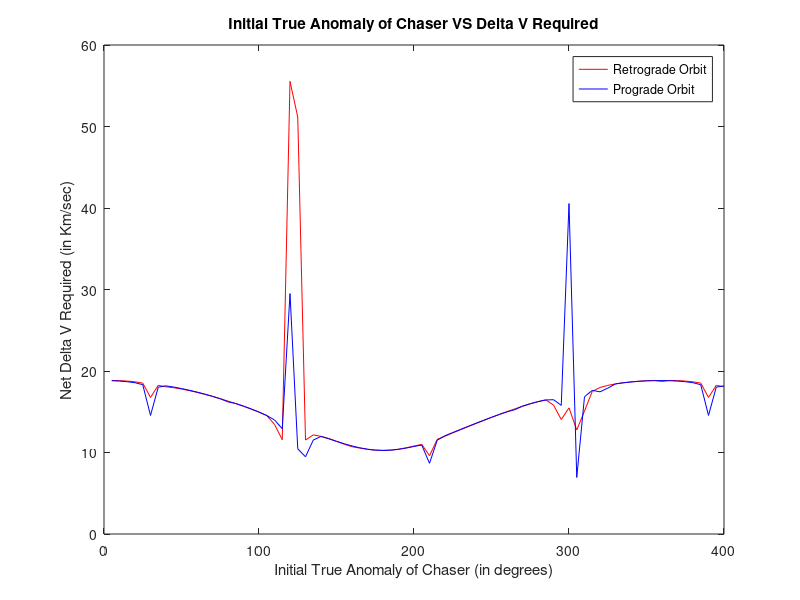

MATLAB code to generate this figure:
% Single Revolution Lambert Problem
% Debri used: MICROSAT-R DEB 
% Debri TLE data: 1 44117U 19006C   19257.18743374  .00356745  20455-4  44493-2 0  9990
%                 2 44117  95.2886 104.5636 0572671 189.5932 169.3966 14.64658678 24390
% Inclination (degrees):95.2886
% RAAN (degrees):104.5636
% Eccentricity:0.572671
% Argument of Perigee [Degrees]:189.5932
% Mean Anomaly [Degrees]:169.3966
% SGP4 output:  X                Y                Z     [km]
%            542.13411088    -3934.00754565    -5496.24138485 
%             XDOT             YDOT             ZDOT    [km/s]
%            -2.04410472        5.83405751       -4.77434023

e=0.572671;
u=398588.738;                                                % in km^3*s^-2                
pos_d=[542.13411088 -3934.00754565 -5496.24138485];          % in km
vel_d=[-2.04410472 5.83405751 -4.77434023];                  % in kmpersec
r_d=norm(pos_d);
v_d=norm(vel_d);
vr_d=dot(vel_d,pos_d)/r_d;
vp_d=sqrt(v_d^2-vr_d^2);
h_d=r_d*vp_d;
a_debri=(h_d^2/u)/(1-e^2);                                    % in km
a_chaser=a_debri+50;                                          % in km  
rp_debri=a_debri*(1-e);
rp_chaser=a_chaser*(1-e);
r1_cylindrical=rp_chaser;

%Calculating time period(T) of debri and finding the position at t=T/4
T=(2*pi*a_debri^(3/2))/u^0.5;
t_quarter=T/4;
ma_quarter=(2*pi*t_quarter)/T;                     % ma=mean anomaly in radians
if ma_quarter<pi;                                  % ea=eccentric anomaly     
    eai_quarter=ma_quarter+e/2;                    % initiating ea
else
    eai_quarter=ma_quarter-e/2;
end
       
f=eai_quarter-e*sin(eai_quarter)-ma_quarter;
f_dash=1-e*cos(eai_quarter);
while abs((f/f_dash))>0.000001;                         % Newtons method to find eccentric anomaly 
    ea_quarter=eai_quarter-(f/f_dash);
    eai_quarter=ea_quarter;
    f=eai_quarter-e*sin(eai_quarter)-ma_quarter;
    f_dash=1-e*cos(eai_quarter); 
end

ta_quarter=2*atand(sqrt((1+e)/(1-e))*tand(ea_quarter/2))*180/3.14;    % ta=True Anomaly (in degrees) 
r_quarter=(h_d^2/u)*(1+e*cosd(ta_quarter))^(-1);
r2_cylindrical=r_quarter;

% Converting radial vectors to ECI frame
ta_debri=ta_quarter;
ta_chaser=0;                                             % True Anomaly of chaser
r1_cartesian=[r1_cylindrical*cosd(ta_chaser);r1_cylindrical*sind(ta_chaser);0];
r2_cartesian=[r2_cylindrical*cosd(ta_debri);r1_cylindrical*sind(ta_debri);0];

o=104.5636;                                             % RAAN
i=95.2886;                                              % Inclination
w=189.5932;                                             % Argument of Periapsis
DCMc=[cosd(o),-sind(o),0;sind(o),cosd(o),0;0,0,1]*[1 0 0;0 cosd(i) -sind(i);0 sind(i) cosd(i)]*[cosd(w) -sind(w) 0; sind(w) cosd(w) 0; 0 0 1];
DCMt=[cosd(o),-sind(o),0;sind(o),cosd(o),0;0,0,1]*[1 0 0;0 cosd(i) -sind(i);0 sind(i) cosd(i)]*[cosd(w+ta_debri) -sind(w+ta_debri) 0; sind(w+ta_debri) cosd(w+ta_debri) 0; 0 0 1];
r1=DCMc*r1_cartesian;                                    % Writing r1 and r2 in ECI frame
r2=DCMt*r2_cartesian;

% Assuming both target and chaser are at periapsis at t=0 and choosing a prograde trajectory(i<90 deg). Rendezvous occurs at t=T/4 of debri orbit
r1cr2=cross(r1,r2);
r1r2=norm(r1)*norm(r2);
if r1cr2(3,1)>=0;
    deltheta=acosd(dot(r1,r2)/r1r2);
else
    deltheta=360-acosd(dot(r1,r2)/r1r2);
end    

A=sind(deltheta)*sqrt(r1r2/(1-cosd(deltheta)));           

% Starting Newtons method to evaluate the z (z is  related to a and universal anomaly) 
z=0;                                                     % Initializing z
S=(1/6)-(z/120)+(z^2/5040)-(z^3/362880)+(z^4/39916800);  % S and C are Stumpff Functions 
C=(1/2)-(z/24)+(z^2/720)-(z^3/40320)+(z^4/3628800);
r1n=norm(r1);
r2n=norm(r2);
del_t=t_quarter;
y=r1n+r2n+A*((z*S-1)/C^0.5);
f=((y/C)^1.5)*S+A*(y^0.5)-(u^0.5)*del_t;
if z==0;
    f_dash=(sqrt(2)/40)*y^1.5+(A/8)*(sqrt(y)+A*sqrt(1/2*y));
else;
    f_dash=((y/C)^1.5)*((1/2*z)*(C-1.5*S/C)+(3*S^2)/(4*C)) + (A/8)*((3*S*sqrt(y)/C)+A*sqrt(C/y));
end    
    
while abs((f/f_dash))>0.000001;
    z_f=z-f/f_dash;
    z=z_f;
    S=(1/6)-(z/120)+(z^2/5040)-(z^3/362880)+(z^4/39916800);   
    C=(1/2)-(z/24)+(z^2/720)-(z^3/40320)+(z^4/3628800);
    y=r1n+r2n+A*((z*S-1)/C^0.5);
    f=((y/C)^1.5)*S+A*(y^0.5)-(u^0.5)*del_t;
    if z==0;
        f_dash=(sqrt(2)/40)*y^1.5+(A/8)*(sqrt(y)+A*sqrt(1/2*y));
    else;
        f_dash=((y/C)^1.5)*((1/2*z)*(C-1.5*S/C)+(3*S^2)/(4*C)) + (A/8)*((3*S*sqrt(y)/C)+A*sqrt(C/y));
    end
end    

% Calculating the Lagrange functions and Velocities at r1 and r2

f=1-y/r1n;
g=(1/sqrt(u))*((y/C)^1.5*S)+A*sqrt(y)-(1/sqrt(u))*(y/C)^1.5;
f_dot=(sqrt(u)/r1n*r2n)*sqrt(y/C)*(z*S-1);
g_dot=1-(y/r2n);

v1_t=(r2-f*r1)/g;                                               % Transfer orbit velocity at r1
v2_t=(g_dot*r2-r1)/g;                                           % Transfer orbit velocity at r2
v1n_t=norm(v1_t);
v2n_t=norm(v2_t);

% Calculating velocities of Chaser at r1 and Target at r2
vpd_2=h_d/r2n;                                                  % Perpendicular component of velocity of the debri at 2
vrd_2=(u/h_d)*e*sind(ta_quarter);
vd_2=sqrt(vpd_2^2+vrd_2^2);
h_c=sqrt(u*r1n*(1+e));
vpc_1=h_c/r1n;                                                  % Perpedicular component of velocity of Chaser at 1 
vc_1=vpc_1;

% Calculating delta V required
delv1(1,1)=v1n_t-vc_1;
delv2(1,1)=vd_2-v2n_t;
delv(1,1)=abs(delv1(1,1))+abs(delv2(1,1));

%-------------------------------------------------------------------------------------------------------------------------------

% Now choosing a retrograde trajectory(i<90 deg). Rendezvous occurs at t=T/4 of debri orbit
if r1cr2(3,1)>=0;
    deltheta=360-acosd(dot(r1,r2)/r1r2);
else
    deltheta=acosd(dot(r1,r2)/r1r2);
end    

A=sind(deltheta)*sqrt(r1r2/(1-cosd(deltheta)));           

% Starting Newtons method to evaluate the z (z is  related to a and universal anomaly) 
z=0;                                                     % Initializing z
S=(1/6)-(z/120)+(z^2/5040)-(z^3/362880)+(z^4/39916800);  % S and C are Stumpff Functions 
C=(1/2)-(z/24)+(z^2/720)-(z^3/40320)+(z^4/3628800);
r1n=norm(r1);
r2n=norm(r2);
del_t=t_quarter;
y=r1n+r2n+A*((z*S-1)/C^0.5);
f=((y/C)^1.5)*S+A*(y^0.5)-(u^0.5)*del_t;
if z==0;
    f_dash=(sqrt(2)/40)*y^1.5+(A/8)*(sqrt(y)+A*sqrt(1/2*y));
else;
    f_dash=((y/C)^1.5)*((1/2*z)*(C-1.5*S/C)+(3*S^2)/(4*C)) + (A/8)*((3*S*sqrt(y)/C)+A*sqrt(C/y));
end    
    
while abs((f/f_dash))>0.01;
    z_f=z-f/f_dash;
    z=z_f;
    S=(1/6)-(z/120)+(z^2/5040)-(z^3/362880)+(z^4/39916800);   
    C=(1/2)-(z/24)+(z^2/720)-(z^3/40320)+(z^4/3628800);
    y=r1n+r2n+A*((z*S-1)/C^0.5);
    f=((y/C)^1.5)*S+A*(y^0.5)-(u^0.5)*del_t;
    if z==0;
        f_dash=(sqrt(2)/40)*y^1.5+(A/8)*(sqrt(y)+A*sqrt(1/2*y));
    else;
        f_dash=((y/C)^1.5)*((1/2*z)*(C-1.5*S/C)+(3*S^2)/(4*C)) + (A/8)*((3*S*sqrt(y)/C)+A*sqrt(C/y));
    end
end    

% Calculating the Lagrange functions and Velocities at r1 and r2

f=1-y/r1n;
g=(1/sqrt(u))*((y/C)^1.5*S)+A*sqrt(y)-(1/sqrt(u))*(y/C)^1.5;
f_dot=(sqrt(u)/r1n*r2n)*sqrt(y/C)*(z*S-1);
g_dot=1-(y/r2n);

v1_t=(r2-f*r1)/g;                                               % Transfer orbit velocity at r1
v2_t=(g_dot*r2-r1)/g;                                           % Transfer orbit velocity at r2
v1n_t=norm(v1_t);
v2n_t=norm(v2_t);

% Calculating delta V required
delv1(1,2)=v1n_t-vc_1;
delv2(1,2)=vd_2-v2n_t;
delv(1,2)=abs(delv1(1,2))+abs(delv2(1,2));

% Setting up Max DeltaV
if delv(1,2)<delv(1,1);
    delv_max=floor(delv(1,2));
else
    delv_max=floor(delv(1,1));
end    

%--------------------------------------------------------------------------------------------------------
% Checking Delta V for different True Anomaly in a Prograde Orbit

for i=1:80
    ta_chaser(1,i)=5*i;                                                    % Setting True Anomaly of chaser in degrees
    r(1,i)=(h_c^2)/(u*(1+e*cosd(ta_chaser(1,i))));
    vrc(1,i)=(u*e*sind(ta_chaser(1,i)))/h_c;                                 % Radial velocity of the chaser at that particular true anomaly   
    vpc(1,i)=h_c/r(1,i);                                                    % Perpendicular velocity of the chaser at that True Anomaly    
    vc(1,i)=sqrt(vpc(1,i)^2+vrc(1,i)^2);
    rc_cartesian=[r(1,i)*cosd(ta_chaser(1,i));r(1,i)*sind(ta_chaser(1,i));0];
    ia=95.2886;                                                             % Inclination Angle          
    DCM=[cosd(o),-sind(o),0;sind(o),cosd(o),0;0,0,1]*[1 0 0;0 cosd(ia) -sind(ia);0 sind(ia) cosd(ia)]*[cosd(w+ta_chaser(1,i)) -sind(w+ta_chaser(1,i)) 0; sind(w+ta_chaser(1,i)) cosd(w+ta_chaser(1,i)) 0; 0 0 1];
    r1(:,i)=DCM*rc_cartesian;                                    % Writing r1 in ECI frame

    % Choosing a prograde trajectory(i<90 deg). Rendezvous occurs at t=T/4 of debri orbit
    r1cr2=cross(r1(:,i),r2);
    r1r2=norm(r1(:,i))*norm(r2);
    if r1cr2(3,1)>=0;
        deltheta=acosd(dot(r1(:,i),r2)/r1r2);
    else
        deltheta=360-acosd(dot(r1(:,i),r2)/r1r2);
    end    
    A=sind(deltheta)*sqrt(r1r2/(1-cosd(deltheta)));  
    
    % Starting Newtons method to evaluate the z (z is  related to a and universal anomaly) 
    z=0;                                                     % Initializing z
    S=(1/6)-(z/120)+(z^2/5040)-(z^3/362880)+(z^4/39916800);  % S and C are Stumpff Functions 
    C=(1/2)-(z/24)+(z^2/720)-(z^3/40320)+(z^4/3628800);
    r1n=norm(r1(1,i));
    r2n=norm(r2);
    del_t=t_quarter;
    y=r1n+r2n+A*((z*S-1)/C^0.5);
    f=((y/C)^1.5)*S+A*(y^0.5)-(u^0.5)*del_t;
    if z==0;
        f_dash=(sqrt(2)/40)*y^1.5+(A/8)*(sqrt(y)+A*sqrt(1/2*y));
    else;
        f_dash=((y/C)^1.5)*((1/2*z)*(C-1.5*S/C)+(3*S^2)/(4*C)) + (A/8)*((3*S*sqrt(y)/C)+A*sqrt(C/y));
    end    
    while abs((f/f_dash))>0.01;                         % Executing Newtons Methods to find Z which is related to f and g  
        z_f=z-f/f_dash;
        z=z_f;
        S=(1/6)-(z/120)+(z^2/5040)-(z^3/362880)+(z^4/39916800);   
        C=(1/2)-(z/24)+(z^2/720)-(z^3/40320)+(z^4/3628800);
        y=r1n+r2n+A*((z*S-1)/C^0.5);
        f=((y/C)^1.5)*S+A*(y^0.5)-(u^0.5)*del_t;
        if z==0;
            f_dash=(sqrt(2)/40)*y^1.5+(A/8)*(sqrt(y)+A*sqrt(1/2*y));
        else;
            f_dash=((y/C)^1.5)*((1/2*z)*(C-1.5*S/C)+(3*S^2)/(4*C)) + (A/8)*((3*S*sqrt(y)/C)+A*sqrt(C/y));
        end
    end    
    % Calculating the Lagrange functions and Velocities at r1 and r2
    f=1-y/r1n;
    g=(1/sqrt(u))*((y/C)^1.5*S)+A*sqrt(y)-(1/sqrt(u))*(y/C)^1.5;
    f_dot=(sqrt(u)/r1n*r2n)*sqrt(y/C)*(z*S-1);
    g_dot=1-(y/r2n);
    v1_tp(:,i)=(r2-f*r1(:,i))/g;                                               % Transfer orbit velocity at r1
    v2_tp(:,i)=(g_dot*r2-r1(:,i))/g;                                           % Transfer orbit velocity at r2
    v1n_tp(1,i)=norm(v1_tp(:,i));
    v2n_tp(1,i)=norm(v2_tp(:,i));
    
    % Calculating delta V required
    delv1_pro(1,i)=v1n_tp(1,i)-vc(1,i);
    delv2_pro(1,i)=vd_2-v2n_tp(1,i);
    delv_pro(1,i)=abs(delv1_pro(1,i))+abs(delv2_pro(1,i));
end     

%--------------------------------------------------------------------------------------------------------
% Checking Delta V for different True Anomaly in a Retrograde Orbit

for i=1:80
    ta_chaser(1,i)=5*i;                                                    % Setting True Anomaly of chaser in degrees
    r(1,i)=(h_c^2)/(u*(1+e*cosd(ta_chaser(1,i))));
    vrc(1,i)=(u*e*sind(ta_chaser(1,i)))/h_c;                                 % Radial velocity of the chaser at that particular true anomaly   
    vpc(1,i)=h_c/r(1,i);                                                    % Perpendicular velocity of the chaser at that True Anomaly    
    vc(1,i)=sqrt(vpc(1,i)^2+vrc(1,i)^2);
    rc_cartesian=[r(1,i)*cosd(ta_chaser(1,i));r(1,i)*sind(ta_chaser(1,i));0];
    ia=95.2886;                                                             % Inclination Angle          
    DCM=[cosd(o),-sind(o),0;sind(o),cosd(o),0;0,0,1]*[1 0 0;0 cosd(ia) -sind(ia);0 sind(ia) cosd(ia)]*[cosd(w+ta_chaser(1,i)) -sind(w+ta_chaser(1,i)) 0; sind(w+ta_chaser(1,i)) cosd(w+ta_chaser(1,i)) 0; 0 0 1];
    r1(:,i)=DCM*rc_cartesian;                                    % Writing r1 in ECI frame

    % Choosing a Retrograde trajectory(i>90 deg). Rendezvous occurs at t=T/4 of debri orbit
    r1cr2=cross(r1(:,i),r2);
    r1r2=norm(r1(:,i))*norm(r2);
    if r1cr2(3,1)>=0;
        deltheta=360-acosd(dot(r1(:,i),r2)/r1r2);
    else
        deltheta=acosd(dot(r1(:,i),r2)/r1r2);
    end    
    A=sind(deltheta)*sqrt(r1r2/(1-cosd(deltheta)));  
    
    % Starting Newtons method to evaluate the z (z is  related to a and universal anomaly) 
    z=0;                                                     % Initializing z
    S=(1/6)-(z/120)+(z^2/5040)-(z^3/362880)+(z^4/39916800);  % S and C are Stumpff Functions 
    C=(1/2)-(z/24)+(z^2/720)-(z^3/40320)+(z^4/3628800);
    r1n=norm(r1(1,i));
    r2n=norm(r2);
    del_t=t_quarter;
    y=r1n+r2n+A*((z*S-1)/C^0.5);
    f=((y/C)^1.5)*S+A*(y^0.5)-(u^0.5)*del_t;
    if z==0;
        f_dash=(sqrt(2)/40)*y^1.5+(A/8)*(sqrt(y)+A*sqrt(1/2*y));
    else;
        f_dash=((y/C)^1.5)*((1/2*z)*(C-1.5*S/C)+(3*S^2)/(4*C)) + (A/8)*((3*S*sqrt(y)/C)+A*sqrt(C/y));
    end    
    while abs((f/f_dash))>0.01;                         % Executing Newtons Methods to find Z which is related to f and g  
        z_f=z-f/f_dash;
        z=z_f;
        S=(1/6)-(z/120)+(z^2/5040)-(z^3/362880)+(z^4/39916800);   
        C=(1/2)-(z/24)+(z^2/720)-(z^3/40320)+(z^4/3628800);
        y=r1n+r2n+A*((z*S-1)/C^0.5);
        f=((y/C)^1.5)*S+A*(y^0.5)-(u^0.5)*del_t;
        if z==0;
            f_dash=(sqrt(2)/40)*y^1.5+(A/8)*(sqrt(y)+A*sqrt(1/2*y));
        else;
            f_dash=((y/C)^1.5)*((1/2*z)*(C-1.5*S/C)+(3*S^2)/(4*C)) + (A/8)*((3*S*sqrt(y)/C)+A*sqrt(C/y));
        end
    end    
    % Calculating the Lagrange functions and Velocities at r1 and r2
    f=1-y/r1n;
    g=(1/sqrt(u))*((y/C)^1.5*S)+A*sqrt(y)-(1/sqrt(u))*(y/C)^1.5;
    f_dot=(sqrt(u)/r1n*r2n)*sqrt(y/C)*(z*S-1);
    g_dot=1-(y/r2n);
    v1_tr(:,i)=(r2-f*r1(:,i))/g;                                               % Transfer orbit velocity at r1
    v2_tr(:,i)=(g_dot*r2-r1(:,i))/g;                                           % Transfer orbit velocity at r2
    v1n_tr(1,i)=norm(v1_tr(:,i));
    v2n_tr(1,i)=norm(v2_tr(:,i));
    
    % Calculating delta V required
    delv1_retro(1,i)=v1n_tr(1,i)-vc(1,i);
    delv2_retro(1,i)=vd_2-v2n_tr(1,i);
    delv_retro(1,i)=abs(delv1_retro(1,i))+abs(delv2_retro(1,i));
end     

% Plotting Initial true anomaly Vs Delta V required for both trajectory

plot(ta_chaser,delv_retro,'r',ta_chaser,delv_pro,'b');
title('Initial True Anomaly of Chaser VS Delta V Required');
xlabel('Initial True Anomaly of Chaser (in degrees)');
ylabel('Net Delta V Required (in Km/sec)');
legend('Retrograde Orbit','Prograde Orbit');

